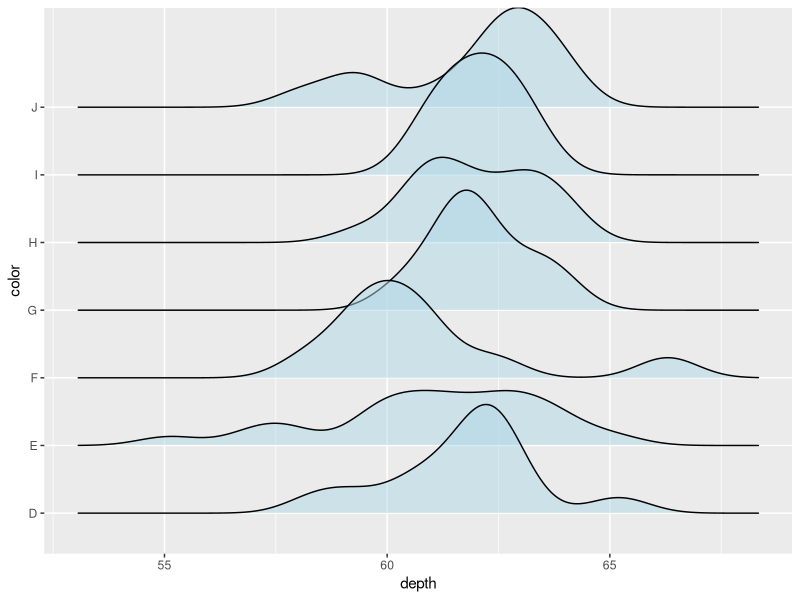
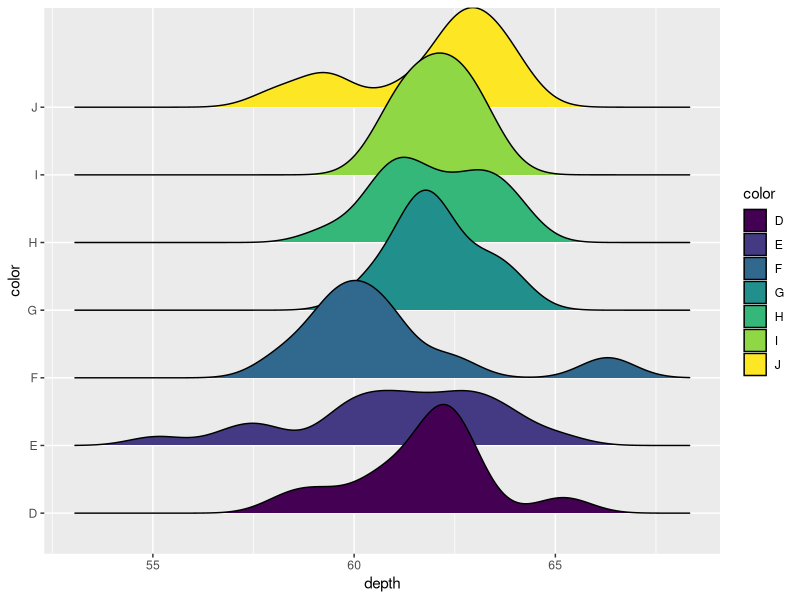
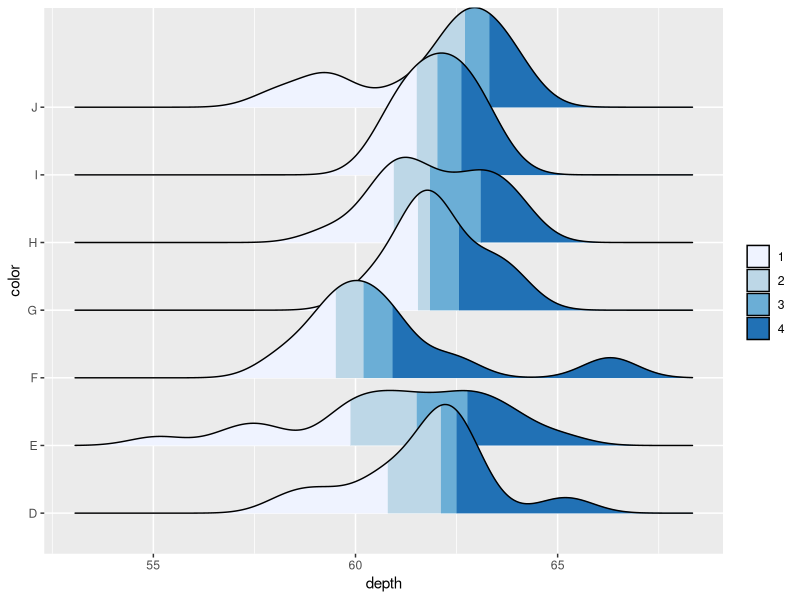

These charts were generated, in order, by the following R code:
#install.packages("ggridges")
library(ggridges)
library(ggplot2)

# Sample data
df <- diamonds[1:100, c("color", "depth")]

ggplot(df, aes(x = depth, y = color)) +
  geom_density_ridges(fill = "lightblue", alpha = 0.5) 
  
ggplot(df, aes(x = depth, y = color, fill = color)) +
  geom_density_ridges()

ggplot(df, aes(x = depth, y = color, fill = stat(quantile))) +
  stat_density_ridges(quantile_lines = FALSE,
                      calc_ecdf = TRUE,
                      geom = "density_ridges_gradient") +
  scale_fill_brewer(name = "")